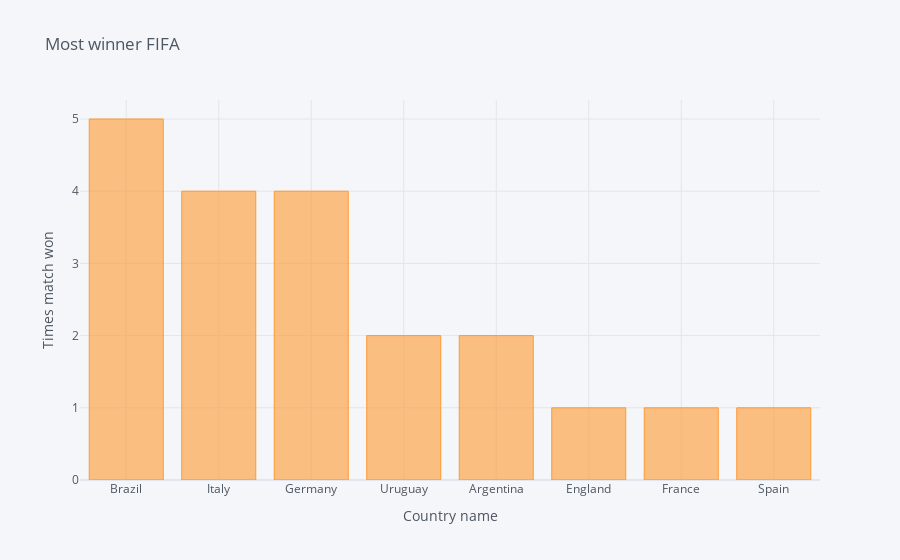

The code cell stored with this chart in its notebook:
### Code cell
win.iplot(kind='bar', xTitle='Country name',yTitle='No of  matches won', title='Most winner FIFA')

### Figure 1 — Plotly figure (JSON) as saved in the notebook; plotly's stock layout.template omitted (floating-point values rounded to 4 significant figures)
{"data": [{"marker": {"color": "rgba(255, 153, 51, 0.6)", "line": {"color": "rgba(255, 153, 51, 1.0)", "width": 1}}, "name": "Winner", "orientation": "v", "text": "", "type": "bar", "x": ["Brazil", "Italy", "Germany", "Uruguay", "Argentina", "England", "France", "Spain"], "y": [5, 4, 4, 2, 2, 1, 1, 1]}], "layout": {"legend": {"bgcolor": "#F5F6F9", "font": {"color": "#4D5663"}}, "paper_bgcolor": "#F5F6F9", "plot_bgcolor": "#F5F6F9", "title": {"font": {"color": "#4D5663"}, "text": "Most winner FIFA"}, "xaxis": {"gridcolor": "#E1E5ED", "showgrid": true, "tickfont": {"color": "#4D5663"}, "title": {"font": {"color": "#4D5663"}, "text": "Country name"}, "zerolinecolor": "#E1E5ED"}, "yaxis": {"gridcolor": "#E1E5ED", "showgrid": true, "tickfont": {"color": "#4D5663"}, "title": {"font": {"color": "#4D5663"}, "text": "Times match won"}, "zerolinecolor": "#E1E5ED"}}}
